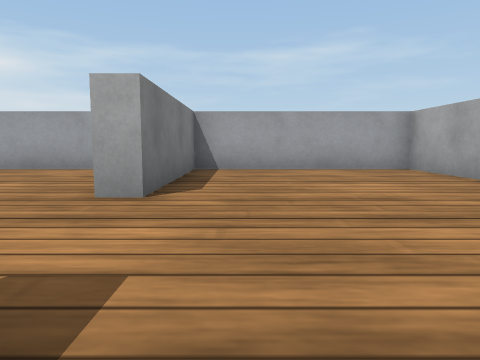
[1] (above)

16 first-person views from a walk through a Webots world. The camera is 0.11 m above the floor, tilts 6° down and sees 70° across. The floor is counted in squares, 0.2 m on a side. Each view is taken from the middle of a square. On the plan, view 1 faces up. The plan holds only what a view shows up to about 9 squares ahead; the rest is blank. The robots in the file are not drawn. Webots' stock objects and surfaces are drawn as simple stand-ins.

[2]
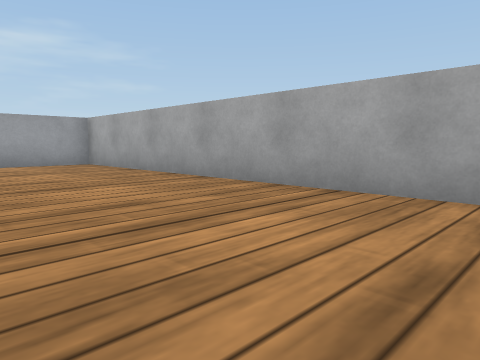

[3]
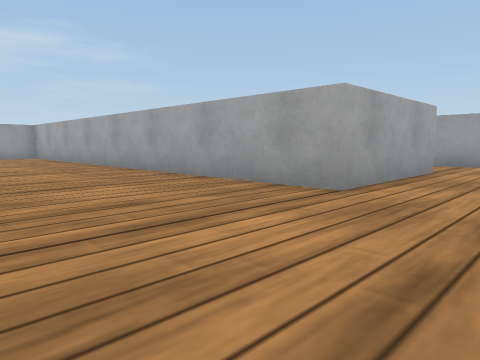

[4]
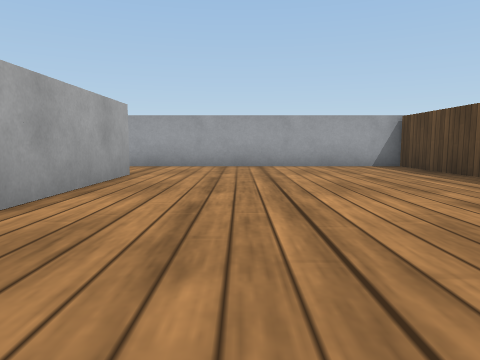

[5]
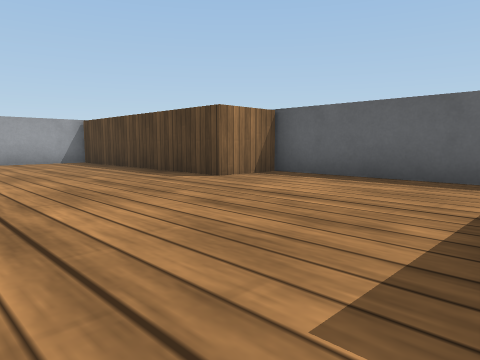

[6]
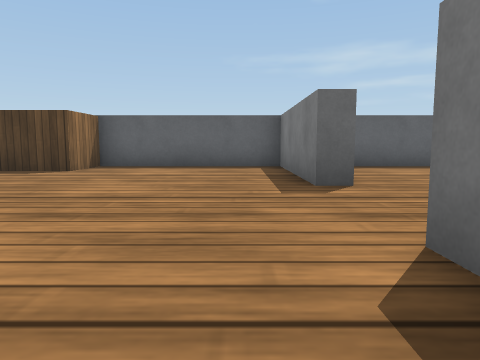

[7]
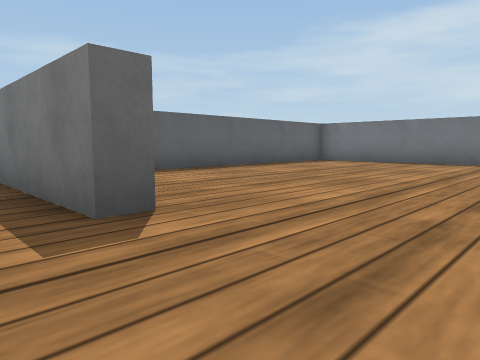

[8]
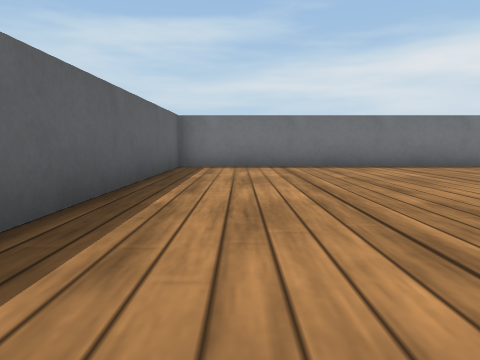

[9]
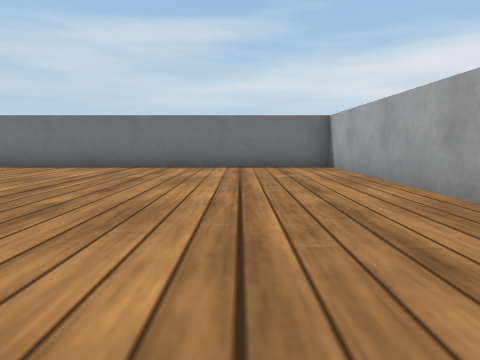

[10]
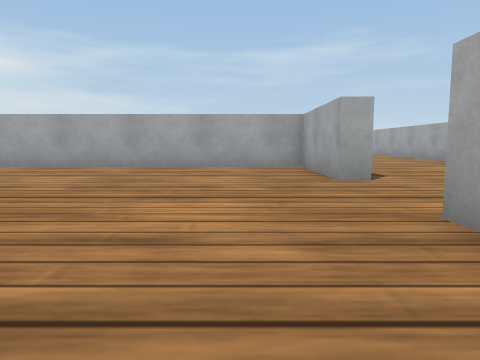

[11]
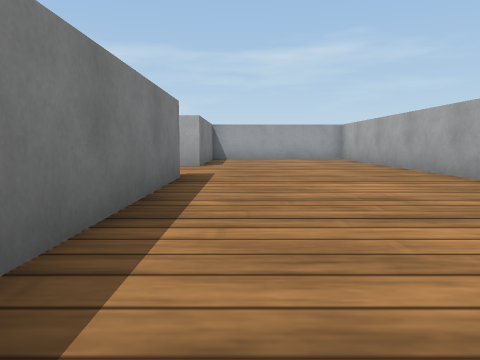

[12]
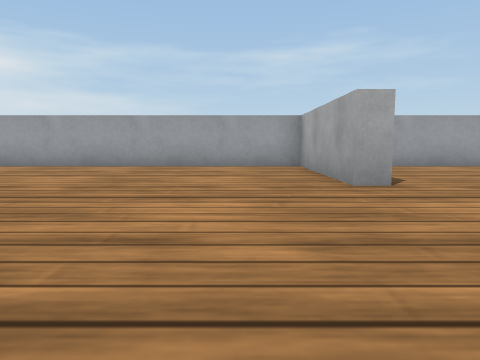

[13]
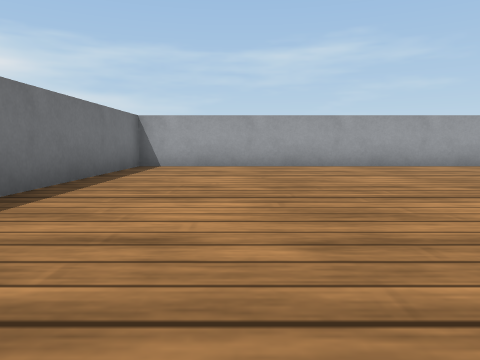

[14]
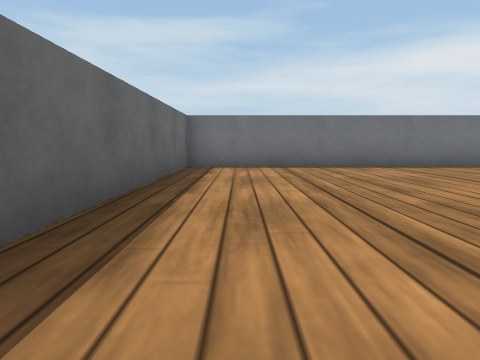

[15]
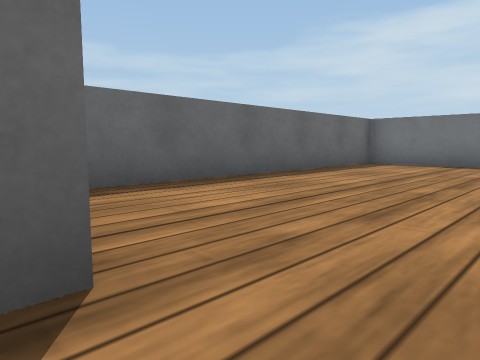

[16]
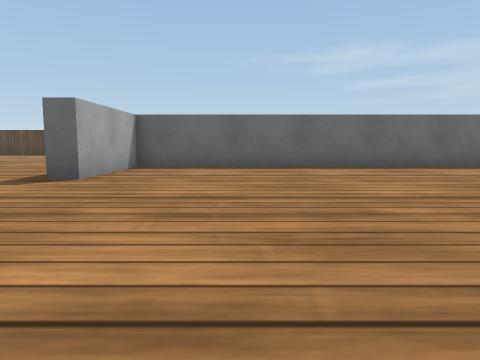

### Floor plan
Points are (right, up) in squares from view 1. A wall is a line through its corners. A room is listed if a view was taken in it or the views show most of it. See-through windows are left out.
Room 1 (views 1, 2, 3, 4, 5, 6, 7, 11, 15)
walls: (-1, -5.4) (-1, -5.8) (-1.5, -5.8); (7.3, -5) (3.7, -5) (3.7, 7.5) (-1, 7.5) (-1, 3.5) (-1.5, 3.5); (-1.5, -8.5) (-1, -8.5) (-1, -12.5) (3.4, -12.5) (3.4, -11) (9.5, -11) (9.5, -5.4); (-1.5, 0.7) (-1, 0.7) (-1, -3.6)
ways out: opening at (-1, -7) to room 2; opening at (-1, 2) to room 3; opening at (8.5, -5)
Room 2 (views 8, 9, 10)
walls: (-1.5, -9) (-1.5, -8.5); (-1.5, -5.8) (-1.5, -2.8) (-10.5, -2.8) (-10.5, -12.5) (-2.8, -12.5)
ways out: opening at (-1, -7) to room 1
Room 3 (views 12, 13, 14, 16)
walls: (-1.5, 3.5) (-1.5, 7.5) (-10.5, 7.5) (-10.5, -2.3) (-1.5, -2.3) (-1.5, 0.7)
ways out: opening at (-1, 2) to room 1

Where each view was taken, in squares from view 1:
view 1: 0 up, 0 right, facing up
view 2: 2 down, 0 right, facing up-right
view 3: 7 down, 0 right, facing up-right
view 4: 7 down, 1 right, facing right
view 5: 7 down, 1 left, facing down-right
view 6: 4 down, 0 right, facing down
view 7: 6 down, 0 right, facing down-left
view 8: 11 down, 2 left, facing left
view 9: 5 down, 2 left, facing left
view 10: 11 down, 3 left, facing up
view 11: 5 down, 0 right, facing up
view 12: 1 down, 3 left, facing up
view 13: 1 down, 8 left, facing up
view 14: 1 down, 2 left, facing left
view 15: 2 up, 1 left, facing down-left
view 16: 6 up, 4 left, facing down
